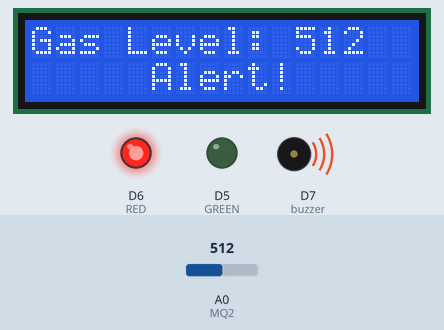
This sketch was run on a simulated ESP8266 (NodeMCU). Shown: 16×2 character LCD, output pins drawn as LEDs (lit = HIGH), buzzer (waves = sounding, pin HIGH). Inputs (shaded band) come from the test bench; at power-on: A0 (MQ2) = 512. WiFi joins after 1.5 s; servers stay silent unless stated; what the sketch prints to the serial monitor is not drawn.

Above: at 8.5 s.
8.6 s: A0 (MQ2) set to 124
At 9.4 s:
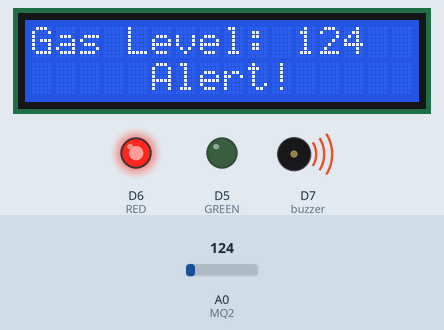
10.4 s: A0 (MQ2) set to 104
At 11.5 s:
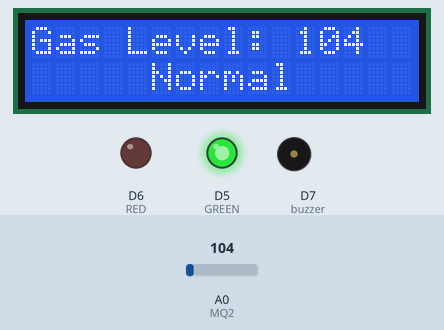
12.4 s: A0 (MQ2) set to 122
At 13.7 s:
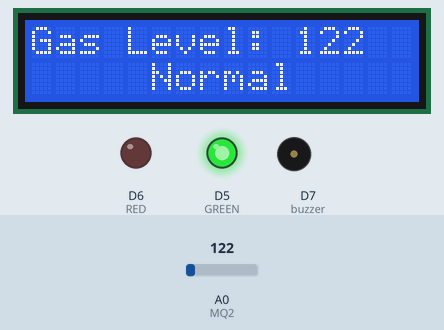
Timing chart, 0 to 15.4 s (numbered marks = the images above; inputs shaded):
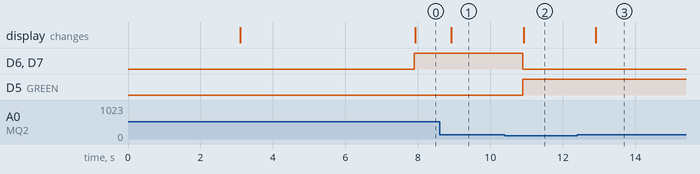

The sketch:

forest_fire_detection_using_esp8266.ino
```cpp
#include <LiquidCrystal_I2C.h>
LiquidCrystal_I2C lcd(0x27, 16, 2);

// Blynk Configuration (using your notification template)
#define BLYNK_TEMPLATE_ID "YOUR blynk Tempelate ID"
#define BLYNK_TEMPLATE_NAME "you tempelate name"
#define BLYNK_AUTH_TOKEN "your blynk AUTH TOKEN"

#define BLYNK_PRINT Serial
#include <ESP8266WiFi.h>
#include <BlynkSimpleEsp8266.h>

char auth[] = BLYNK_AUTH_TOKEN;
char ssid[] = "WIFI SSID";
char pass[] = "WIFI PASSWORD";

BlynkTimer timer;
int flag = 0;

#define MQ2 A0
#define GREEN D5
#define RED D6
#define buzzer D7
int MQ2_Val = 0;

WidgetLED led1(V1);
WidgetLED led2(V3);

void sendSensor() {
  MQ2_Val = analogRead(MQ2);

  if (MQ2_Val > 125 && flag == 0) {  // Changed threshold to 125 as requested
    Serial.println("Gas Detected!");
    Blynk.logEvent("gas_alert","Danger! Gas Level: " + String(MQ2_Val));

    // Visual and sound alerts
    digitalWrite(GREEN, LOW);
    digitalWrite(RED, HIGH);
    digitalWrite(buzzer, HIGH);
    lcd.setCursor(0, 1);
    lcd.print("     Alert!    ");
    led1.on();
    led2.off();

    flag = 1;
  }
  else if (MQ2_Val <= 112) {
    flag = 0;
    digitalWrite(GREEN, HIGH);
    digitalWrite(RED, LOW);
    digitalWrite(buzzer, LOW);
    lcd.setCursor(0, 1);
    lcd.print("     Normal    ");
    led1.off();
    led2.on();
  }

  // Update display and Blynk
  lcd.setCursor(0, 0);
  lcd.print("Gas Level: ");
  lcd.print(MQ2_Val);
  lcd.print("   ");

  Blynk.virtualWrite(V0, MQ2_Val);
  Blynk.virtualWrite(V2, MQ2_Val);
}

void setup() {
  lcd.init();
  lcd.backlight();
  lcd.setCursor(0, 0);
  lcd.print("  Welcome To");
  lcd.setCursor(0, 1);
  lcd.print("Gas Alert System");
  delay(3000);
  lcd.clear();

  Serial.begin(9600);
  pinMode(GREEN, OUTPUT);
  pinMode(RED, OUTPUT);
  pinMode(buzzer, OUTPUT);

  Blynk.begin(auth, ssid, pass);
  delay(2000);
  timer.setInterval(1000L, sendSensor);  // Check every second
}

void loop() {
  Blynk.run();
  timer.run();
}
```

Measured:
- the behaviour switches between 113 and 112 on A0 (MQ2) (found by bisection; images 1 and 2)
- after the input at 8.6 s, the display: changes after 0.31 s (image 1)
- after the input at 10.4 s, D6 (RED), D7 (buzzer): HIGH → LOW after 0.50 s; D5 (GREEN): LOW → HIGH after 0.50 s; the display: changes after 0.53 s (image 2)
- after the input at 12.4 s, the display: changes after 0.51 s (image 3)
